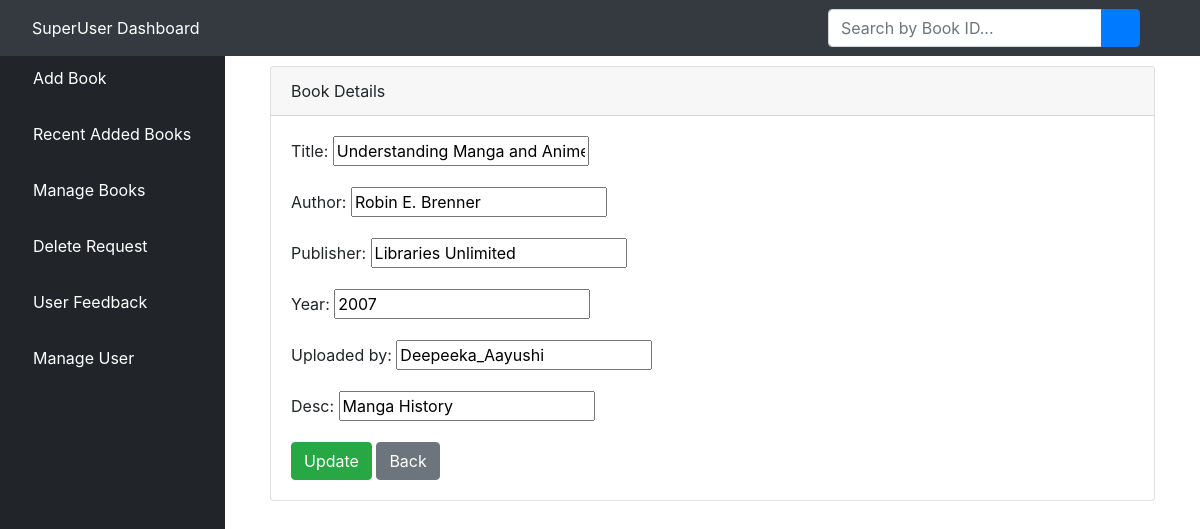
/aebook/59 (signed in), run on the app's committed database.
### bookstore/models.py (models this page shows, shortened)
class Book(models.Model):
    title = models.CharField(max_length=100)
    author = models.CharField(max_length=100)
    year = models.CharField(max_length=100)
    publisher = models.CharField(max_length=200)
    desc = models.CharField(max_length=1000)
    uploaded_by = models.CharField(max_length=100, null=True, blank=True)
    user_id = models.CharField(max_length=100, null=True, blank=True)
    pdf = models.FileField(upload_to='library/pdfs/')
    cover = models.ImageField(upload_to='libary/covers/', null=True, blank=True)

### bookstore/views.py (the view)
# urls.py: path('aebook/<int:pk>', views.AEditView.as_view(), name='aebook'),
class AEditView(LoginRequiredMixin,UpdateView):
	model = Book
	form_class = BookForm
	template_name = 'dashboard/edit_book.html'
	success_url = reverse_lazy('ambook')
	success_message = 'Data was updated successfully'

### bookstore/forms.py
class BookForm(forms.ModelForm):
    class Meta:
        model = Book
        fields = ('title', 'author', 'publisher',
                  'year', 'uploaded_by', 'desc')

### bookstore/templates/dashboard/edit_book.html (shortened to what this page needs)
{% extends 'dashboard/base.html' %}
{% load static %}
{% block body %}
<div class="container-fluid">
        <div class="row">
          <div class="col-12 mb-3">
          <div class="col-12 mb-3">
              <div id="content-wrapper">
        <div class="container-fluid">
            <div class="card mb-3">
                <div class="card-header">
                   Book Details
                </div>
                <div class="card-body">
    <div class="row">
        <div class="col-12">
            <form method="post">
                {% for field in form %}
                    <div class="form-group">
                        {{ field.label_tag }}
                        {{ field }}
                    </div>
                {% endfor %}
                <input type="submit" {% if request.path == '/new' %} value="Add" {% else %} value="Update" {% endif %} class="btn btn-success"/>
                <a href="{% url 'ambook' %}"><button type="button" class="btn btn-secondary">Back</button></a>
            </form>
        </div>
    </div>
          </div>
        </div>
      </div>
    </div>
{% endblock %}

### static/css/master.css (style rules this page uses)
html { scroll-behavior: smooth; }

### bookstore/templates/dashboard/base.html (style rules this page uses)
body { display: flex; flex-direction: column; min-height: 100vh; }

### data on the page
Book: form "Understanding Manga and Anime" "Robin E. Brenner" "Libraries Unlimited" "2007" "Deepeeka_Aayushi" "Manga History"

### other printed values
{{ field.label_tag }} "Title:" "Author:" "Publisher:" "Year:" "Uploaded by:" "Desc:"
